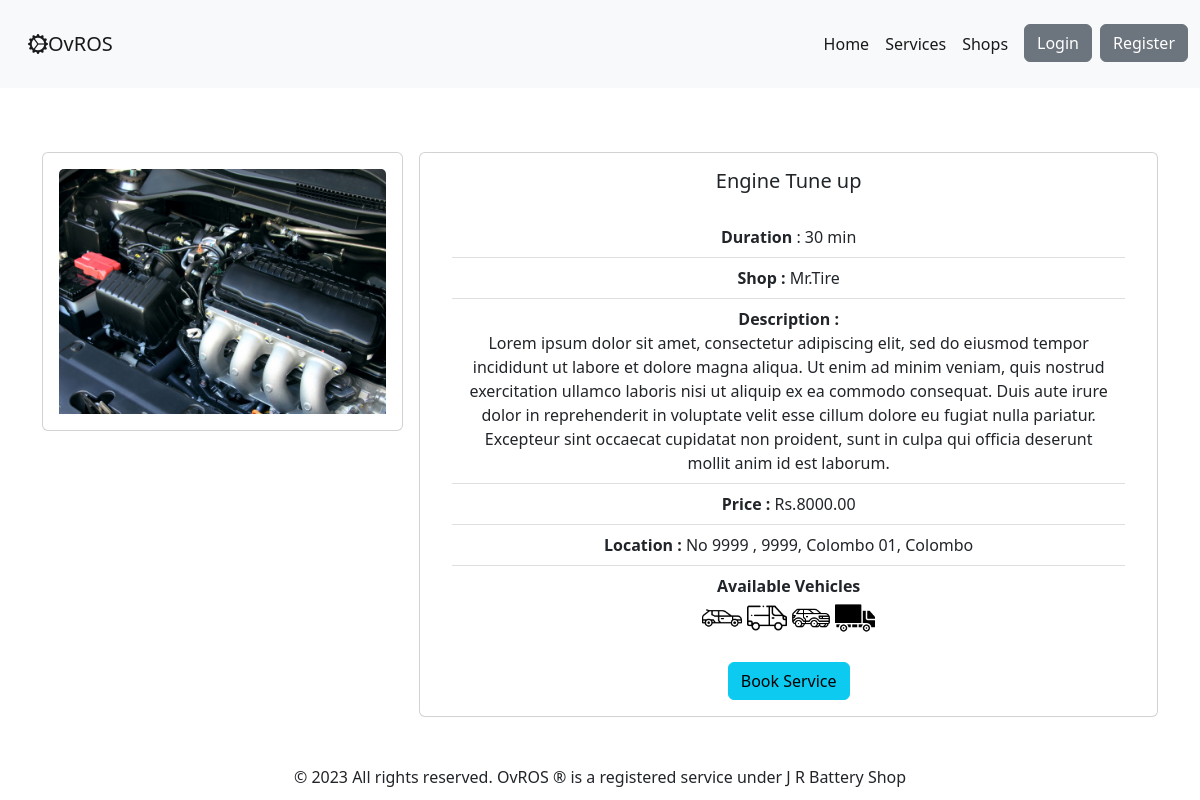
The app's page /service/service/1 with its own data.
### ovros_service_module/models.py (models this page shows, shortened)
class Service(models.Model):
    shop = models.ForeignKey(to=ShopProfile, on_delete=models.CASCADE)
    service_name = models.CharField(max_length=100)
    service_image = models.ImageField(upload_to='images/service_img', blank=True)
    service_description = models.CharField(max_length=500, default='', blank=True)
    service_price = models.DecimalField(max_digits=10, decimal_places=2)
    service_duration = models.CharField(max_length=5)
    is_for_car = models.BooleanField(verbose_name="Available for car", default=False)
    is_for_van = models.BooleanField(verbose_name="Available for van", default=False)
    is_for_suv = models.BooleanField(verbose_name="Available for suv", default=False)
    is_for_lorry = models.BooleanField(verbose_name="Available for lorry", default=False)
    is_for_bike = models.BooleanField(verbose_name="Available for bike", default=False)
    is_for_long_vehicle = models.BooleanField(verbose_name="Available for bike", default=False)
    service_availability = models.BooleanField(
        verbose_name="Service availability",
        default=False,
        help_text="is service available currently"
    )
    date_created = models.DateField(auto_now_add=True)
    date_updated = models.DateField(auto_now=True)

### ovros_user_module/models.py (models this page shows, shortened)
class ShopProfile(models.Model):
    user = models.OneToOneField(settings.AUTH_USER_MODEL, on_delete=models.CASCADE)
    user_role = models.CharField('Type', max_length=40, choices=Types.choices, default=Types.USER_SHOP)
    shop_name = models.CharField(max_length=100, help_text="Service Shop name")
    shop_profile_img = models.ImageField(upload_to='shops/profile_images', null=True, blank=True,
                                         default="shops/shop_profile_default.jpg")
    shop_address_no = models.CharField(
        max_length=200,
        help_text="Service Shop address Number",
    )
    shop_address_street = models.CharField(
        max_length=200,
        help_text="Service Shop address street",
    )
    shop_address_city = models.CharField(
        choices=DISTRICTS_CITY,
        max_length=200,
        help_text="Service Shop address city",
    )
    shop_address_district = models.CharField(
        choices=DISTRICTS,
        max_length=200,
        help_text="Service Shop address district",
    )
    shop_contact = models.CharField(max_length=10, help_text="eg: 07xxxxxxxx")
    shop_email = models.CharField(max_length=100, help_text="shop email address", blank=True)
    def get_full_address(self):
        return f'No {self.shop_address_no} , ' \
               f'{self.shop_address_street}, ' \
               f'{self.shop_address_city}, ' \
               f'{self.shop_address_district}'

### ovros_service_module/views.py (the view)
# urls.py: path('service/<service_id>', views.service_detail, name='service_detail'),
def service_detail(request, service_id):
    if request.user.is_authenticated:
        user_profile_role = request.session['profile_data']['profile_data']['profile_role']
        print(service_id, '  ', user_profile_role)
    else:
        user_profile_role = "USER_CUSTOMER"
    service = Service.objects.get(id=service_id)
    return render(request, 'services/service_detail.html',
                  {'service': service,
                   'user_role': user_profile_role
                   })

### ovros_user_module/context_processors.py (called while the page is built)
def profile_data(request):
    return {'profile_data': ProfileData(request)}

### templates/services/service_detail.html (shortened to what this page needs)
{% extends 'base.html' %}
{% load static %}
{% block content %}
    <section id="ovros-service">
        <div class="container">
            <div class="row my-5 g-3">
                <div class="col-12 col-md-6 col-lg-4">
                    <div class="card">
                        <div class="card-body text-center">
                            {% if service.service_image is None %}
                                <img src="{% static 'images/card-header-default.jpg' %}" class="card-img-top"
                                     alt="...">
                            {% else %}
                                <img src="{{ service.service_image.url }}" class="card-img-top" alt="...">
                            {% endif %}
                        </div>
                    </div>
                </div>
                <div class="col-12 col-md-6 col-lg-8">
                    <div class="card">
                        <div class="card-body text-center">
                            <h5 class="card-title">{{ service.service_name }}</h5>
                            <div class="card-body ">
                                <div class="list-group">
                                    <ul class="list-group list-group-flush">
                                        <li class="list-group-item"><strong>Duration</strong>
                                            : {{ service.service_duration }} min
                                        </li>
                                        <li class="list-group-item"><strong>Shop
                                            : </strong>{{ service.shop.shop_name }}</li>
                                        <li class="list-group-item"><strong>Description
                                            :</strong> <br>{{ service.service_description }}</li>
                                        <li class="list-group-item"><strong>Price
                                            :</strong> <span>Rs.</span>{{ service.service_price }}</li>
                                        <li class="list-group-item"><strong>Location
                                            :</strong> {{ service.shop.get_full_address }}</li>
                                        <li class="list-group-item"><strong>Available Vehicles </strong>
                                            <div>
                                                {% if service.is_for_car %}
                                                    <img height="40px" width="40px"
                                                         src="{% static 'icons/car_icon.png' %}">
                                                {% endif %}
                                                {% if service.is_for_van %}
                                                    <img height="40px" width="40px" class="bi"
                                                         src="{% static 'icons/van_icon.png' %}">
                                                {% endif %}
                                                {% if service.is_for_suv %}
                                                    <img height="40px" width="40px" class="bi"
                                                         src="{% static 'icons/suv_icon.png' %}">
                                                {% endif %}
                                                {% if service.is_for_lorry %}
                                                    <img height="40px" width="40px" class="bi"
                                                         src="{% static 'icons/lorry_icon.png' %}">
                                                {% endif %}
                                            </div>
                                        </li>
                                    </ul>
                                </div>
                            </div>
                            {% if user_role == "USER_CUSTOMER" %}
                                <a href="{% url 'add_booking' service.id %}" class="btn btn-info ">Book Service</a>
                            {% endif %}
                        </div>
                    </div>
                </div>
            </div>
        </div>
    </section>
{% endblock %}

### records on screen
Service: service_image (picture), service_name "Engine Tune up", service_duration "30", shop.shop_name "Mr.Tire", service_description "Lorem ipsum dolor sit amet, consectetur adipiscing elit, sed do eiusmod tempor incididunt ut labore et dolore magna aliqua. Ut enim ad minim veniam, quis nostrud exercitation ullamco laboris nisi ut aliquip ex ea commodo consequat. Duis aute irure dolor in reprehenderit in voluptate velit esse cillum dolore eu fugiat nulla pariatur. Excepteur sint occaecat cupidatat non proident, sunt in culpa qui officia deserunt mollit anim id est laborum.", service_price "8000.00", shop.get_full_address "No 9999 , 9999, Colombo 01, Colombo"
